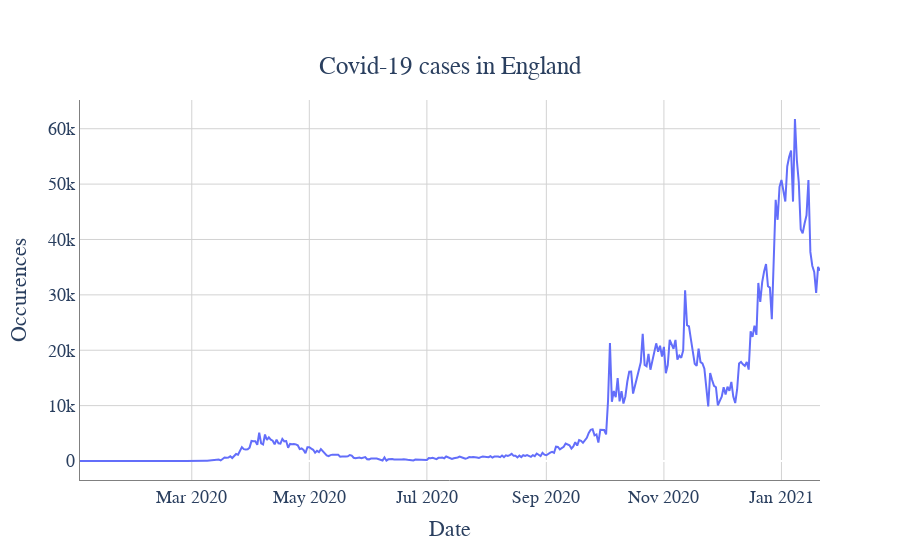

Notebook cell for this chart:
### Code cell
trace1=go.Scatter(
    x=en['date'],
    y=en['newCasesByPublishDate'],
    mode='lines',
    name='New Cases by publish Date'   
)

data=[trace1]
layout=go.Layout(title={'text': 'Covid-19 cases in England ','y':0.9,'x':0.5,'xanchor': 'center',
        'yanchor': 'top'},
                 xaxis_title='Date',
                yaxis_title='Occurences',
                font=dict(
        family="Helvetica",
        size=18,
        #color="blue"
                ),
        plot_bgcolor='rgb(255,255,255)',
                 )
fig=go.Figure(data=data, layout=layout)
fig.update_xaxes(showline=True, linewidth=1, linecolor='grey', gridcolor='lightgrey')
fig.update_yaxes(showline=True, linewidth=1, linecolor='grey', gridcolor='lightgrey')
iplot(fig)

### Figure 1 — Plotly figure (JSON) as saved in the notebook; plotly's stock layout.template omitted (floating-point values rounded to 4 significant figures; data arrays with more than 128 entries replaced by an {"elided": "..."} marker saying what was removed)
{"data": [{"mode": "lines", "name": "New Cases by publish Date", "type": "scatter", "x": {"elided": "385 str values"}, "y": {"elided": "385 int values"}}], "layout": {"autosize": true, "font": {"family": "Helvetica", "size": 18}, "plot_bgcolor": "rgb(255,255,255)", "title": {"text": "Covid-19 cases in England ", "x": 0.5, "xanchor": "center", "y": 0.9, "yanchor": "top"}, "xaxis": {"autorange": true, "gridcolor": "lightgrey", "linecolor": "grey", "linewidth": 1, "range": ["2020-01-03", "2021-01-21"], "showline": true, "title": {"text": "Date"}, "type": "date"}, "yaxis": {"autorange": true, "gridcolor": "lightgrey", "linecolor": "grey", "linewidth": 1, "range": [-3431.0, 65190.0], "showline": true, "title": {"text": "Occurences"}, "type": "linear"}}}
